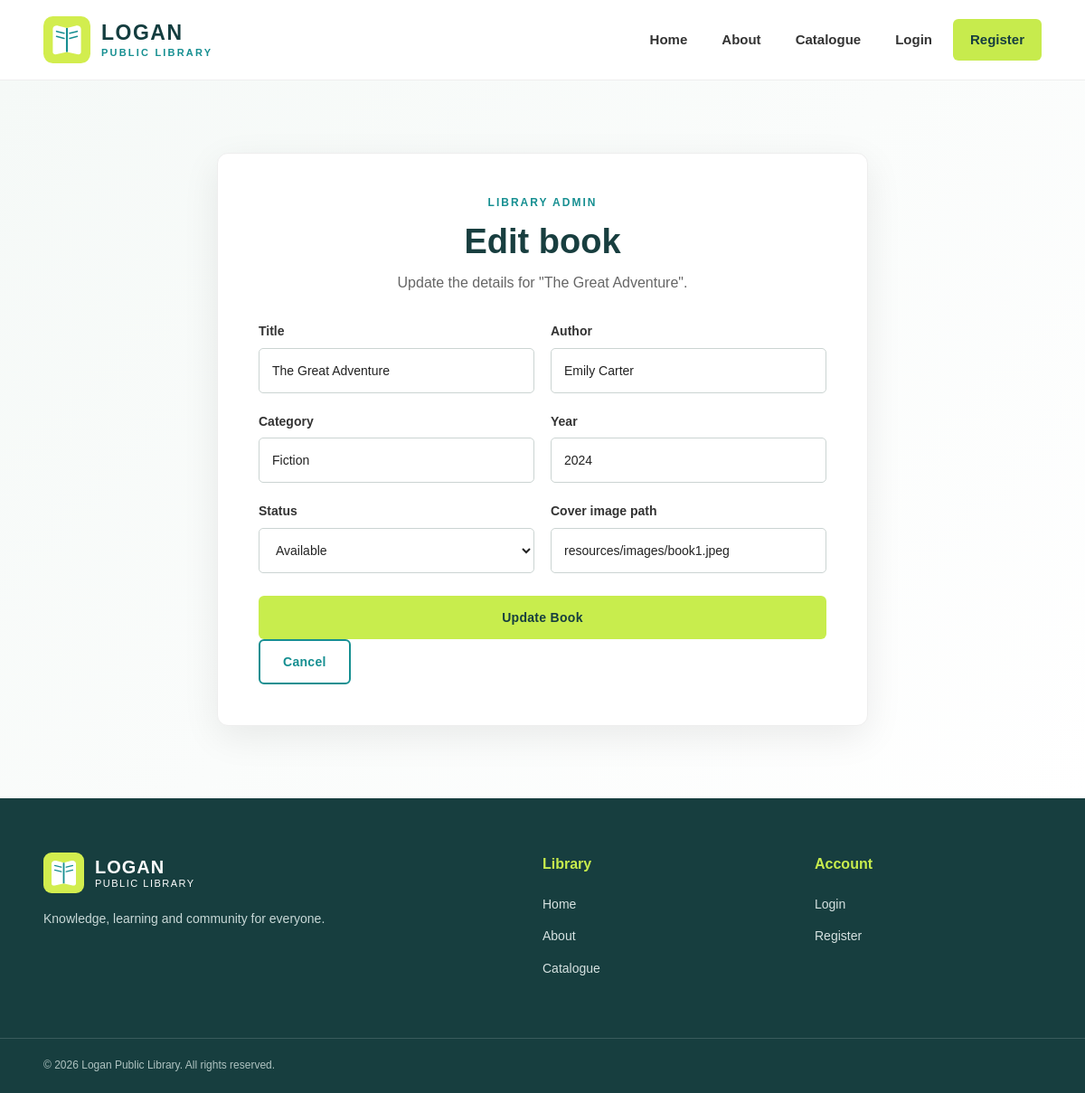
Screenshot of /edit-book.php?id=1 with the database file from the repository.
### tables this page shows
CREATE TABLE IF NOT EXISTS books (
    book_id INT AUTO_INCREMENT PRIMARY KEY,
    title VARCHAR(150) NOT NULL,
    author VARCHAR(100) NOT NULL,
    category VARCHAR(50),
    year INT,
    status ENUM('Available', 'Borrowed') NOT NULL DEFAULT 'Available',
    image VARCHAR(255),
    created_at TIMESTAMP DEFAULT CURRENT_TIMESTAMP
);

### edit-book.php (the view, shortened to what this page needs)
<?php
require 'includes/db.php';
$id = $_GET["id"] ?? null;
$stmt = $conn->prepare("SELECT * FROM books WHERE book_id = :id");
$stmt->execute([":id" => $id]);
$book = $stmt->fetch(PDO::FETCH_ASSOC);
?>
<!DOCTYPE html>
<html lang="en">
<head>
    <link rel="stylesheet"
          href="css/style.css">
</head>
<body>
<header class="site-header">
    <div class="container header-container">
        <a href="index.php"
           class="logo"
           aria-label="Logan Public Library Home">
            <img src="logo.svg"
                 alt=""
                 width="48"
                 height="48">
            <div class="logo-text">
                <span>LOGAN</span>
                <strong>PUBLIC LIBRARY</strong>
            </div>
        </a>
        <nav class="main-navigation"
             aria-label="Main navigation">
            <ul class="nav-list">
                <li><a href="index.php">Home</a></li>
                <li><a href="about.php">About</a></li>
                <li><a href="catalogue.php">Catalogue</a></li>
                <li><a href="login.php">Login</a></li>
                <li><a href="register.php" class="nav-register">Register</a></li>
            </ul>
        </nav>
    </div>
</header>
<main id="main-content">
    <section class="form-page">
        <div class="form-container form-container-wide">
            <div class="form-header">
                <p class="section-label">LIBRARY ADMIN</p>
                <h1>Edit book</h1>
                <p>Update the details for "<?php echo htmlspecialchars($book["title"]); ?>".</p>
            </div>
            <form method="post" action="edit-book.php" class="library-form">
                <div class="form-row">
                    <div class="form-group">
                        <label for="title">Title</label>
                        <input type="text" id="title" name="title"
                               value="<?php echo htmlspecialchars($book["title"]); ?>" required>
                    </div>
                    <div class="form-group">
                        <label for="author">Author</label>
                        <input type="text" id="author" name="author"
                               value="<?php echo htmlspecialchars($book["author"]); ?>" required>
                    </div>
                </div>
                <div class="form-row">
                    <div class="form-group">
                        <label for="category">Category</label>
                        <input type="text" id="category" name="category"
                               value="<?php echo htmlspecialchars($book["category"] ?? ""); ?>">
                    </div>
                    <div class="form-group">
                        <label for="year">Year</label>
                        <input type="number" id="year" name="year" min="0"
                               value="<?php echo htmlspecialchars($book["year"] ?? ""); ?>">
                    </div>
                </div>
                <div class="form-row">
                    <div class="form-group">
                        <label for="status">Status</label>
                        <select id="status" name="status" required>
                            <option value="Available" <?php echo $book["status"] === "Available" ? "selected" : ""; ?>>Available</option>
                        </select>
                    </div>
                    <div class="form-group">
                        <label for="image">Cover image path</label>
                        <input type="text" id="image" name="image"
                               value="<?php echo htmlspecialchars($book["image"] ?? ""); ?>">
                    </div>
                </div>
                <button type="submit" class="btn btn-primary form-submit">
                    Update Book
                </button>
            </form>
            <p><a href="add-book.php" class="btn btn-secondary">Cancel</a></p>
        </div>
    </section>
</main>
<footer class="site-footer">
    <div class="container footer-container">
        <div class="footer-brand">
            <a href="index.php" class="footer-logo">
                <img src="logo.svg"
                     alt=""
                     width="42"
                     height="42">
                <span>
                    <strong>LOGAN</strong><br>
                    PUBLIC LIBRARY
                </span>
            </a>
            <p>
                Knowledge, learning and community for everyone.
            </p>
        </div>
        <div class="footer-links">
            <h2>Library</h2>
            <ul>
                <li><a href="index.php">Home</a></li>
                <li><a href="about.php">About</a></li>
                <li><a href="catalogue.php">Catalogue</a></li>
            </ul>
        </div>
        <div class="footer-links">
            <h2>Account</h2>
            <ul>
                <li><a href="login.php">Login</a></li>
                <li><a href="register.php">Register</a></li>
            </ul>
        </div>
    </div>
    <div class="footer-bottom">
        <div class="container">
            <p>
                &copy; <?php echo date("Y"); ?>
                Logan Public Library.
                All rights reserved.
            </p>
        </div>
    </div>
</footer>
</body>
</html>

### css/style.css (style rules this page uses)
* { margin: 0; padding: 0; box-sizing: border-box; }
html { scroll-behavior: smooth; }
body { font-family: Arial, Helvetica, sans-serif; background: #ffffff; color: #222222; line-height: 1.6; min-height: 100vh; }
img { max-width: 100%; height: auto; display: block; }
a { color: inherit; text-decoration: none; }
button, input, select, textarea { font-family: inherit; }
button { cursor: pointer; }
ul { list-style: none; }
.container { width: min(1180px, 92%); margin: 0 auto; }
.site-header { background: #ffffff; border-bottom: 1px solid #eeeeee; position: relative; z-index: 100; }
.header-container { min-height: 88px; display: flex; align-items: center; justify-content: space-between; gap: 30px; }
.logo { display: flex; align-items: center; gap: 12px; flex-shrink: 0; }
.logo img { width: 52px; height: 52px; object-fit: contain; }
.logo-text { display: flex; flex-direction: column; line-height: 1.05; }
.logo-text span { font-size: 23px; font-weight: 800; letter-spacing: 1.5px; color: #143d3f; }
.logo-text strong { font-size: 11px; letter-spacing: 2.2px; color: #168f91; margin-top: 5px; }
.main-navigation { display: flex; align-items: center; }
.nav-list { display: flex; align-items: center; gap: 8px; }
.nav-list a { display: inline-flex; align-items: center; padding: 11px 15px; border-radius: 6px; color: #333333; font-size: 15px; font-weight: 600; transition: background 0.2s ease, color 0.2s ease; }
.nav-list .nav-register { background: #c7eb4d; color: #173e3f; padding-left: 19px; padding-right: 19px; font-weight: 700; }
.btn { display: inline-flex; align-items: center; justify-content: center; min-height: 48px; padding: 12px 25px; border-radius: 6px; border: 2px solid transparent; font-size: 14px; font-weight: 700; letter-spacing: 0.3px; transition: transform 0.2s ease, background 0.2s ease, border-color 0.2s ease; }
.btn-primary { background: #c8ed4d; color: #173e3f; }
.btn-secondary { background: transparent; border-color: #168f91; color: #168f91; }
.section-label { color: #168f91; font-size: 12px; font-weight: 800; letter-spacing: 2px; text-transform: uppercase; margin-bottom: 12px; }
.form-page { min-height: 650px; padding: 80px 0; display: flex; align-items: center; background: linear-gradient( 135deg, #f5f9f7, #ffffff ); }
.form-container { width: min(520px, 92%); margin: 0 auto; background: #ffffff; padding: 45px; border-radius: 12px; box-shadow: 0 12px 40px rgba(0, 0, 0, 0.08); border: 1px solid #eeeeee; }
.form-container-wide { width: min(720px, 92%); }
.form-header { text-align: center; margin-bottom: 30px; }
.form-header h1 { font-size: 38px; line-height: 1.15; color: #183e3f; margin-bottom: 10px; }
.form-header p:last-child { color: #666666; }
.library-form { display: flex; flex-direction: column; gap: 20px; }
.form-group { display: flex; flex-direction: column; gap: 7px; }
.form-group label { font-size: 14px; font-weight: 700; color: #333333; }
.form-group input, .form-group select, .form-group textarea { width: 100%; border: 1px solid #cbd4d2; border-radius: 5px; background: #ffffff; color: #222222; padding: 12px 14px; font-size: 14px; }
.form-group input, .form-group select { height: 50px; }
.form-group input::placeholder, .form-group textarea::placeholder { color: #999999; }
.form-row { display: grid; grid-template-columns: 1fr 1fr; gap: 18px; }
.form-submit { width: 100%; border: none; margin-top: 5px; }
.site-footer { background: #173e3f; color: #ffffff; margin-top: auto; }
.footer-container { padding-top: 60px; padding-bottom: 55px; display: grid; grid-template-columns: 2fr 1fr 1fr; gap: 50px; }
.footer-brand { max-width: 400px; }
.footer-logo { display: inline-flex; align-items: center; gap: 12px; margin-bottom: 17px; }
.footer-logo img { width: 45px; height: 45px; }
.footer-logo span { font-size: 11px; line-height: 1.2; letter-spacing: 1.5px; }
.footer-logo strong { font-size: 20px; letter-spacing: 1px; }
.footer-brand p { color: #c8d8d7; font-size: 14px; line-height: 1.7; }
.footer-links h2 { font-size: 16px; margin-bottom: 18px; color: #c8ed4d; }
.footer-links li { margin-bottom: 10px; }
.footer-links a { color: #d6e2e1; font-size: 14px; transition: color 0.2s ease; }
.footer-bottom { border-top: 1px solid rgba(255,255,255,0.15); padding: 20px 0; }
.footer-bottom .container { display: flex; align-items: center; justify-content: space-between; gap: 20px; }
.footer-bottom p { color: #afc3c1; font-size: 12px; }

### rows the page displays
books: title "The Great Adventure", author "Emily Carter", category "Fiction", year "2024", status "Available", image "resources/images/book1.jpeg"
